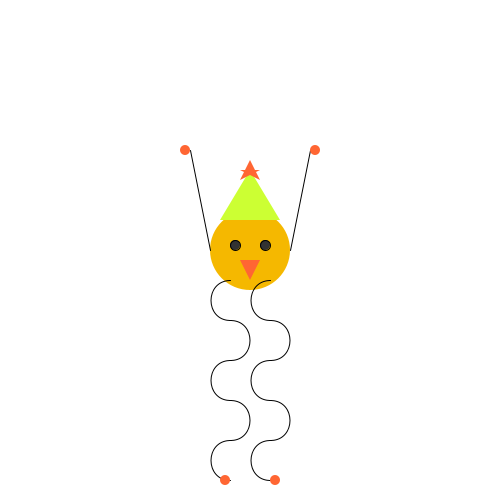
Frame 1 (no input)
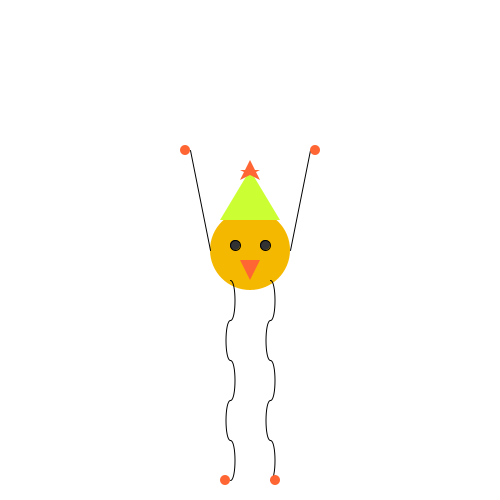
Frame 60 (the mouse pressed at the canvas centre just before this capture)
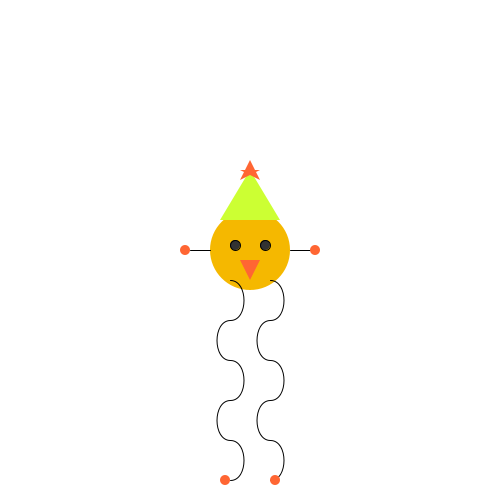
Frame 120 (the mouse held since frame 60 and released just before this capture)

The Processing sketch that drew these frames (run headless with seeded random() and noise(); from frame 60 on, the mouse is pressed at the canvas centre):

// Processing sketch: processing_21414
// ── processing_21414.pde

Julie julie;

void setup() {
  size (500, 500);
  smooth();
  
  //Initialize Julie object
  julie = new Julie(); //Initialize julie object in setup() by call constructor
}

void draw() {
  background(255);
  //operate Julie object
  julie.wiggleLegs();
  julie.display();
}

class Julie {    //Define a class below the rest of the program
  
  //Variables
  float centerX, centerY, distance, llegcX, rlegcX;
  int dir, ldir, rdir;
  
  
  Julie() {      //Constructor
  
  centerX = 250;
  centerY = 250;
  dir = 1;
   
  distance = 30;
   
  llegcX = centerX-20;
  ldir = 2; 
  rlegcX = centerX+20;
  rdir = 2;
  
  }
  
  void display() {
    ellipseMode(CENTER);
    
  /////////Body/////////////////////////////////////
  
  //stroke(0); //black
  noStroke();
  fill(245, 184, 0); //mango
  //ellipse(160, 130, 80, 80);
  ellipse(centerX, centerY, 80, 80);
      
  //Right eye
  stroke(0); //black
  fill(50); //almost black
  //ellipse(145, 125, 10, 10);
  ellipse(centerX-15, centerY-5, 10, 10);
      
  //Left eye
  stroke(0); //black
  fill(50); //almost black
  //ellipse(175, 125, 10, 10);
  //ellipse(175, 125, 10, 10);
  ellipse(centerX+15, centerY-5, 10, 10);   
      
  //Beak
  //stroke(0);
  noStroke();
  fill(255, 102, 51); //purpley = 204, 51, 255
  //triangle(160, 160, 170, 140, 150, 140);
  triangle(centerX, centerY+30, centerX+10, centerY+10, centerX-10, centerY+10);  
      
  //Hat
  //stroke(0);
  noStroke();
  fill(204, 255, 51); //lime
  //triangle(130, 100, 190, 100, 160, 50);
  triangle(centerX-30, centerY-30, centerX+30, centerY-30, centerX, centerY-80);
      
  //Star
  noStroke();
  fill(255, 102, 51);
  beginShape();
  //vertex(150, 60); //A
  vertex(centerX-10, centerY-70);
  //vertex(160, 40); //B
  vertex(centerX, centerY-90);
  //vertex(170, 60); //C
  vertex(centerX+10, centerY-70);
  //vertex(150, 50); //D
  vertex(centerX-10, centerY-80);
  //vertex(170, 50); //E
  vertex(centerX+10, centerY-80);
  endShape(CLOSE);

  
     
  ///////Arms & Legs///////////////////////////////////
  
  //Right arm
  stroke(0);
  strokeWeight(1);
  //line(120, 130, 100, 150);
  //line(centerX-40, centerY, centerX-60, centerY+20);
  line(centerX-40, centerY, centerX-60, constrain(mouseY, 150, 350));
      
  //Right hand
  //stroke(0); //black
  noStroke();
  fill(255, 102, 51); //Pick color!!!
  //ellipse(95, 155, 10, 10); the right hand stationary
  //ellipse(mouseX-65, mouseY+25, mouseX-150, mouseY-120); the right hand changing size
  //ellipse(centerX-65, centerY+25, 10, 10);
  ellipse(centerX-65, constrain(mouseY, 150, 350), 10, 10);
  
  /////////////////////
      
  //Left arm
  stroke(0);
  strokeWeight(1);
  //line(200, 130, 220, 150);
  //line(centerX+40, centerY, centerX+60, centerY+20);
  line(centerX+40, centerY, centerX+60, constrain(mouseY, 150, 350));
      
  //Left hand
  //stroke(0); //black
  noStroke();
  fill(255, 102, 51); //Pick color!!!
  //ellipse(225, 155, 10, 10); the left hand stationary
  //ellipse(mouseX+65, mouseY+25, mouseX-150, mouseY-120); the left hand changing size
  //ellipse(centerX+65, centerY+25, 10, 10);
  ellipse(centerX+65, constrain(mouseY, 150, 350), 10, 10);  
      
     
  
  /////////Legs & Feet/////////////////////////////////////    
      
  //Right leg
   noFill();
  stroke(0);
  //(center = 160, 130);
  //line(140, 160, 140, 345);
  //line(centerX-20, centerY+30, centerX-20, centerY+215);
    
    
  //arc1
  strokeWeight(1);
  //bezier(140, 160, 110, 160, 110, 200, 140, 200);
  bezier(llegcX, centerY+30, llegcX-distance, centerY+30, llegcX-distance, centerY+70, llegcX, centerY+70);
    
  //arc2
  strokeWeight(1);
  //(140, 200, 170, 200, 170, 240, 140, 240);
  //bezier(centerX-20, centerY+70, centerX+10, centerY+70, centerX+10, centerY+110, centerX-20, centerY+110);
  bezier(llegcX, centerY+70, llegcX+distance, centerY+70, llegcX+distance, centerY+110, llegcX, centerY+110);
    
  //arc3
  strokeWeight(1);
  //(140, 240, 110, 240, 110, 280, 140, 280)
  //bezier(centerX-20, centerY+110, centerX-50, centerY+110, centerX-50, centerY+150, centerX-20, centerY+150);
  bezier(llegcX, centerY+110, llegcX-distance, centerY+110, llegcX-distance, centerY+150, llegcX, centerY+150);
    
  //arc4
  strokeWeight(1);
  //(140, 280, 170, 280, 170, 320, 140, 320)
  //bezier(centerX-20, centerY+150, centerX+10, centerY+150, centerX+10, centerY+190, centerX-20, centerY+190);
  bezier(llegcX, centerY+150, llegcX+distance, centerY+150, llegcX+distance, centerY+190, llegcX, centerY+190);
    
  //arc5
  strokeWeight(1);
  //(140, 320, 110, 320, 110, 360, 140, 360);
  //bezier(centerX-20, centerY+190, centerX-50, centerY+190, centerX-50, centerY+230, centerX-20, centerY+230);
  bezier(llegcX, centerY+190, llegcX-distance, centerY+190, llegcX-distance, centerY+230, llegcX, centerY+230);
    
   
  //Right foot
  //stroke(0); //black
  noStroke();
  fill(255, 102, 51); //Pick color!!!
  //ellipse(135, 360, 10, 10); the right foot stationary
  //ellipse(mouseX-25, mouseY+215, mouseX-150, mouseY-120); the right foot changing size
  ellipse(centerX-25, centerY+230, 10, 10);
      
  ////////////////////////////////////////////////////   
    
  //Left leg
  stroke(0);
  strokeWeight(1);
  //line(180, 160, 180, 345);
  //line(centerX+20, centerY+30, centerX+20, centerY+215);
    
  //(center = 160, 130);
  //arc1
  noFill();
  strokeWeight(1);
  //bezier(180, 160, 150, 160, 150, 200, 180, 200);
  //bezier(centerX+20, centerY+30, centerX-10, centerY+30, centerX-10, centerY+70, centerX+20, centerY+70);
  //bezier(centerX+20, centerY+30, c, centerY+30, c, centerY+70, centerX+20, centerY+70);
  bezier(rlegcX, centerY+30, rlegcX-distance, centerY+30, rlegcX-distance, centerY+70, rlegcX, centerY+70);
    
  //arc2
  strokeWeight(1);
  //(180, 200, 210, 200, 210, 240, 180, 240);
  //bezier(centerX+20, centerY+70, centerX+50, centerY+70, centerX+50, centerY+110, centerX+20, centerY+110);
  bezier(rlegcX, centerY+70, rlegcX+distance, centerY+70, rlegcX+distance, centerY+110, rlegcX, centerY+110);
    
  //arc3
  strokeWeight(1);
  //(180, 240, 150, 240, 150, 280, 180, 280)
  //bezier(centerX+20, centerY+110, centerX-10, centerY+110, centerX-10, centerY+150, centerX+20, centerY+150);
  bezier(rlegcX, centerY+110, rlegcX-distance, centerY+110, rlegcX-distance, centerY+150, rlegcX, centerY+150);
    
  //arc4
  strokeWeight(1);
  //(180, 280, 210, 280, 210, 320, 180, 320)
  //bezier(centerX+20, centerY+150, centerX+50, centerY+150, centerX+50, centerY+190, centerX+20, centerY+190);
  bezier(rlegcX, centerY+150, rlegcX+distance, centerY+150, rlegcX+distance, centerY+190, rlegcX, centerY+190);
    
  //arc5
  strokeWeight(1);
  //bezier(180, 320, 150, 320, 150, 360, 180, 360);
  //bezier(centerX+20, centerY+190, centerX-10, centerY+190, centerX-10, centerY+230, centerX+20, centerY+230);
  bezier(rlegcX, centerY+190, rlegcX-distance, centerY+190, rlegcX-distance, centerY+230, rlegcX, centerY+230);
    
      
  //Left foot
  //stroke(0); //black
  noStroke();
  fill(255, 102, 51); //Pick color!!!
  //ellipse(185, 360, 10, 10); the left foot stationary
  //ellipse(mouseX+25, mouseY+215, mouseX-150, mouseY-120); the left foot changing size
  ellipse(centerX+25, centerY+230, 10, 10);  
}
  
  void wiggleLegs() {
    distance = distance-ldir;
    if(distance>30||distance<-30) {
      ldir=ldir*-1;
    }
   
  distance = distance-rdir;
    if(distance>30||distance<-30) {
      rdir=rdir*-1;
    }  
   }
}
